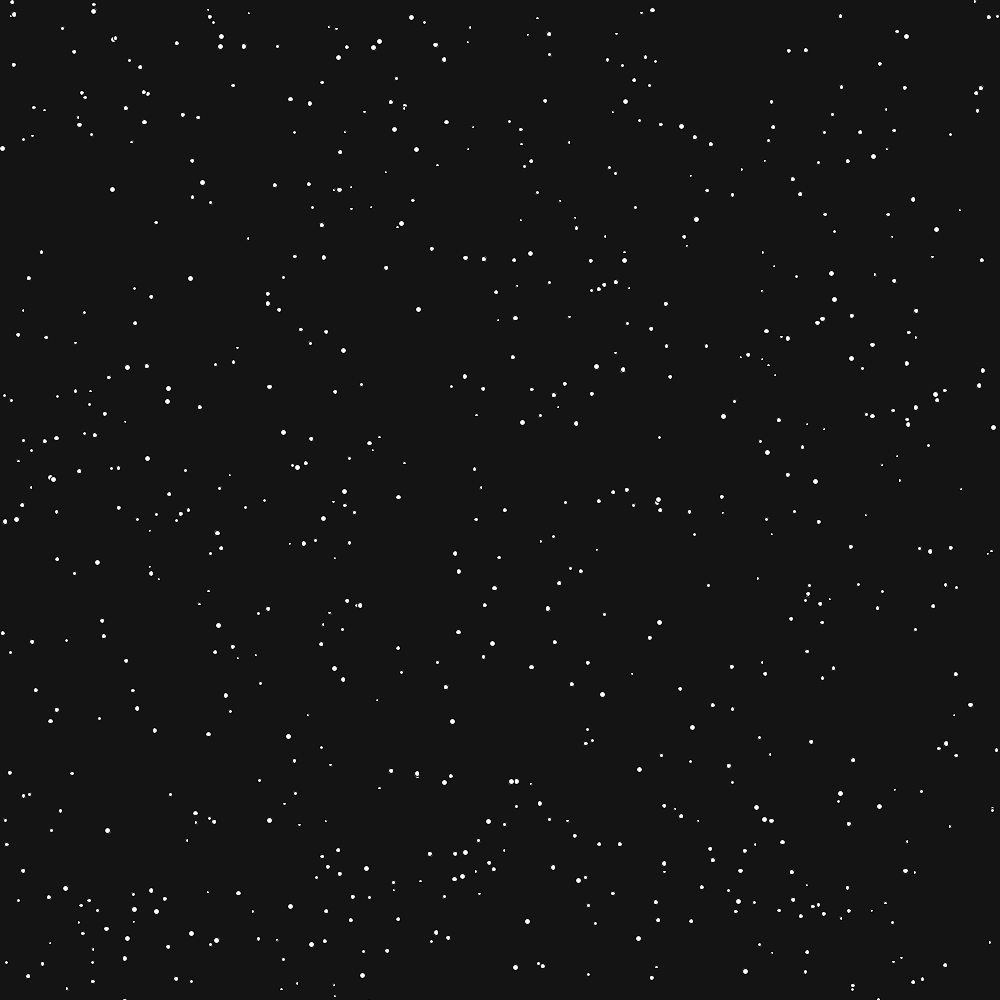
Frame 1 (no input)
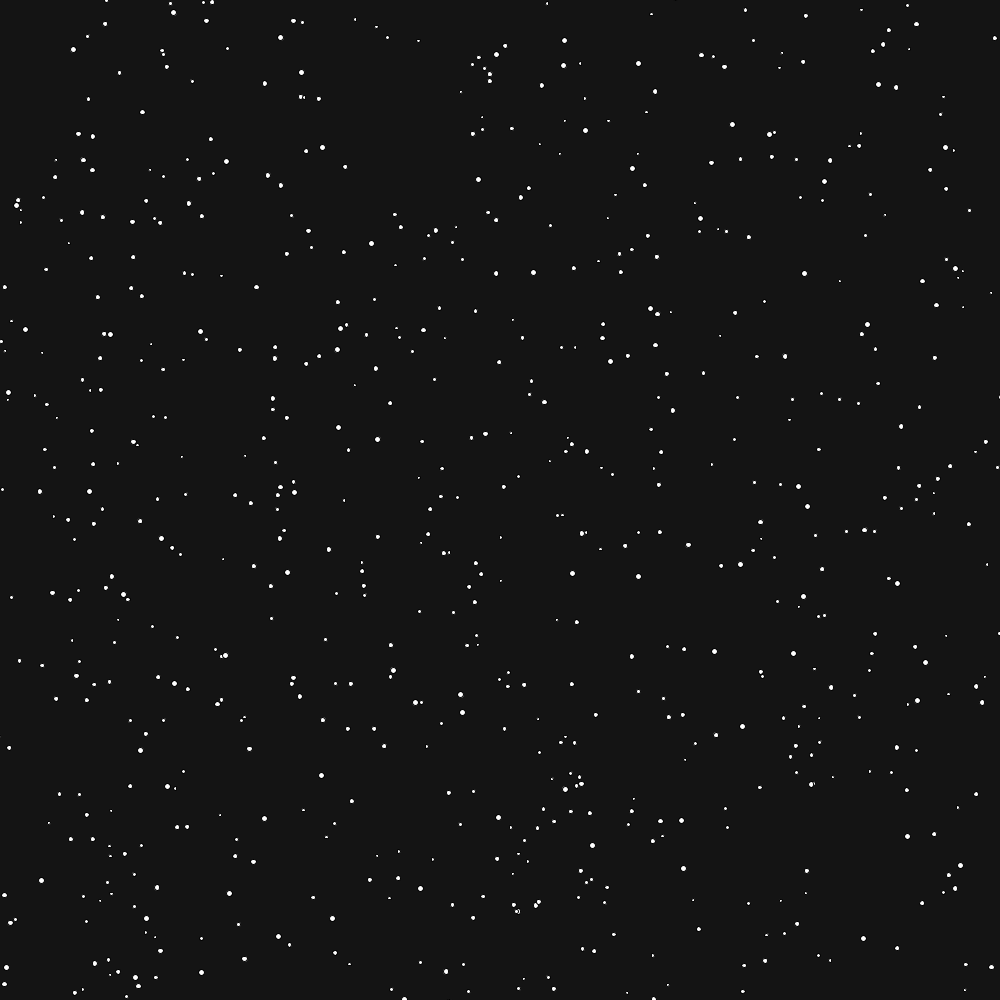
Frame 60 (the mouse pressed at the canvas centre just before this capture)
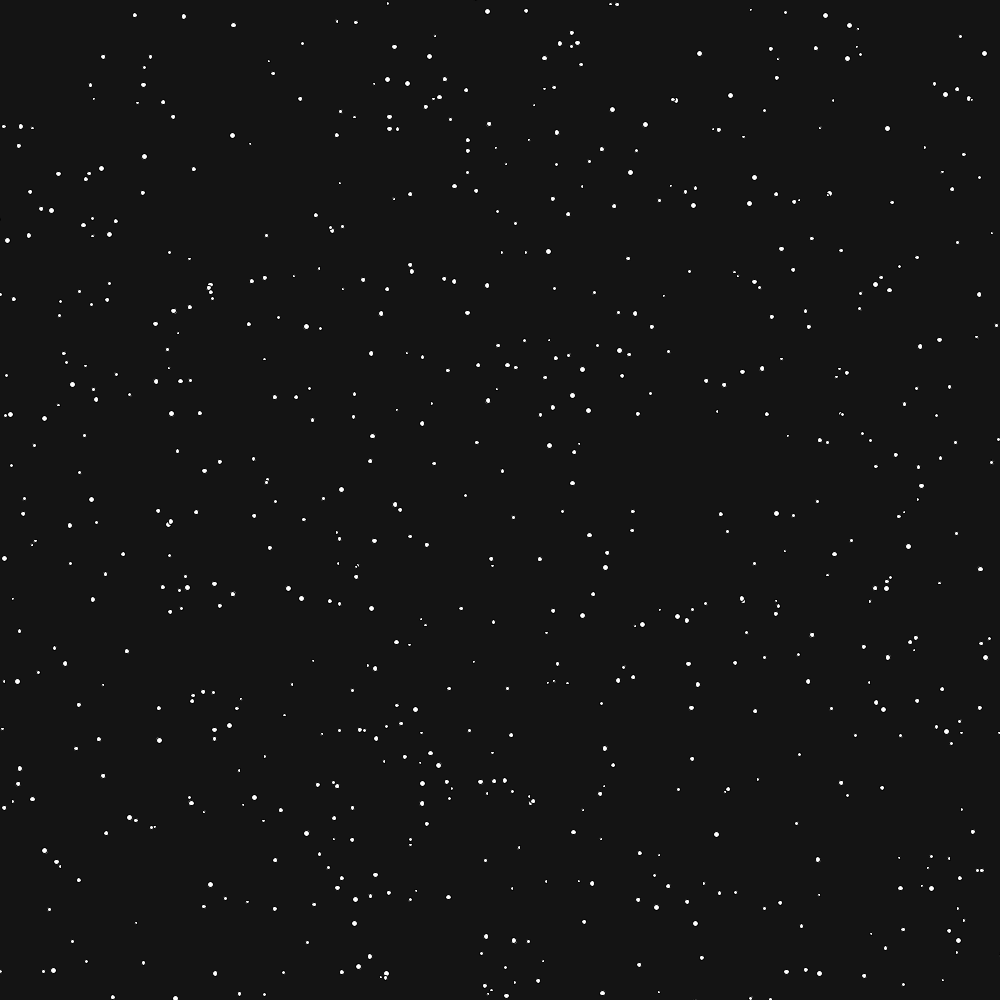
Frame 120 (the mouse held since frame 60 and released just before this capture)

The Processing sketch that drew these frames (run headless with seeded random() and noise(); from frame 60 on, the mouse is pressed at the canvas centre):

// Processing sketch: Crazy
// ── Crazy.pde
Sparkle[] sparkles = new Sparkle [1000]; 

void setup() {
  size (1000, 1000);
  for (int i = 0; i < sparkles.length; i++) {
    sparkles[i] = new Sparkle();
  }
}

void draw() {
  translate(width/2, height/2);
  background(20);
  for (int i = 0; i < sparkles.length; i++) {
    sparkles[i].rebound();
    sparkles[i].update();
  }
}
// ── Sparkle.pde
class Sparkle {
  float x;
  float y;
  float size;
  float gravityV;
  float gravityH;
  Sparkle() {
    x = random (-width/2, width/2);
    y = random (-height, height/2);
    size = random (3, 6);
    gravityV = random(-10, 10);
    gravityH = random(-10, 10);
  }
  void rebound() {
    if (y <= -height/2 || y >= height/2) {
      gravityV = -gravityV;
    }
    if (x <= -width/2 || x >= width/2) {
      gravityH = -gravityH;
    }
  }
  void update() {
    y = y + gravityV;
    x = x + gravityH;
    ellipse(x, y, size, size);
  }
}
